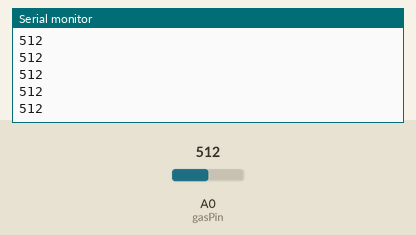
Recording of a sketch running on a simulated Arduino Uno, built with avr-gcc and run on an emulated ATmega328P. Parts: the last lines printed to the serial monitor. The inputs (shaded band) are chosen by the test bench; at power-on: A0 (gasPin) = 512.

Above: at 1.2 s.
1.3 s: A0 (gasPin) set to 586
At 1.56 s:
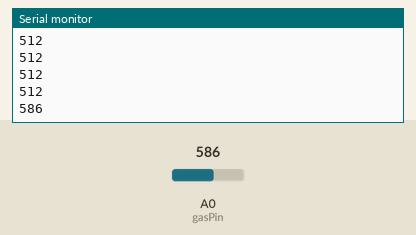
2.8 s: A0 (gasPin) set to 618
At 2.97 s:
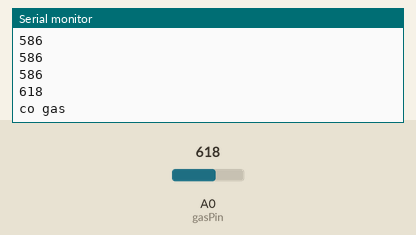
Timing chart, 0 to 5.8 s (numbered marks = the images above; inputs shaded):
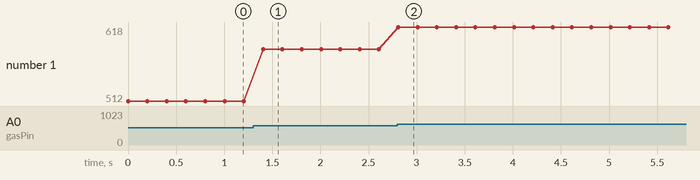

Measured:
- the behaviour switches between 600 and 601 on A0 (gasPin) (found by bisection; images 1 and 2)
- after the input at 1.3 s, the serial monitor: prints a new line after 0.10 s (image 1)
- after the input at 2.8 s, the serial monitor: prints a new line at once (image 2)
- plotted number 1: 512 → 586 after the input at 1.3 s, 586 → 618 after the input at 2.8 s

The sketch:

AT_HC_05_master.ino
```cpp
#include <SoftwareSerial.h>
SoftwareSerial Bluetooth(10, 11); // RX | TX
int gasPin=A0;
void setup()
{
  Serial.begin(9600);
  Bluetooth.begin(38400);  // HC-05 default speed in AT command more
}
void loop()
{
  int val = analogRead(gasPin);
  Serial.println(val);
  //send data to Slave
  if (val>600){
    Serial.println("co gas");
    Bluetooth.write(1);
  }
  else {
    Bluetooth.write(2);
  }
   delay(200);
}
```
